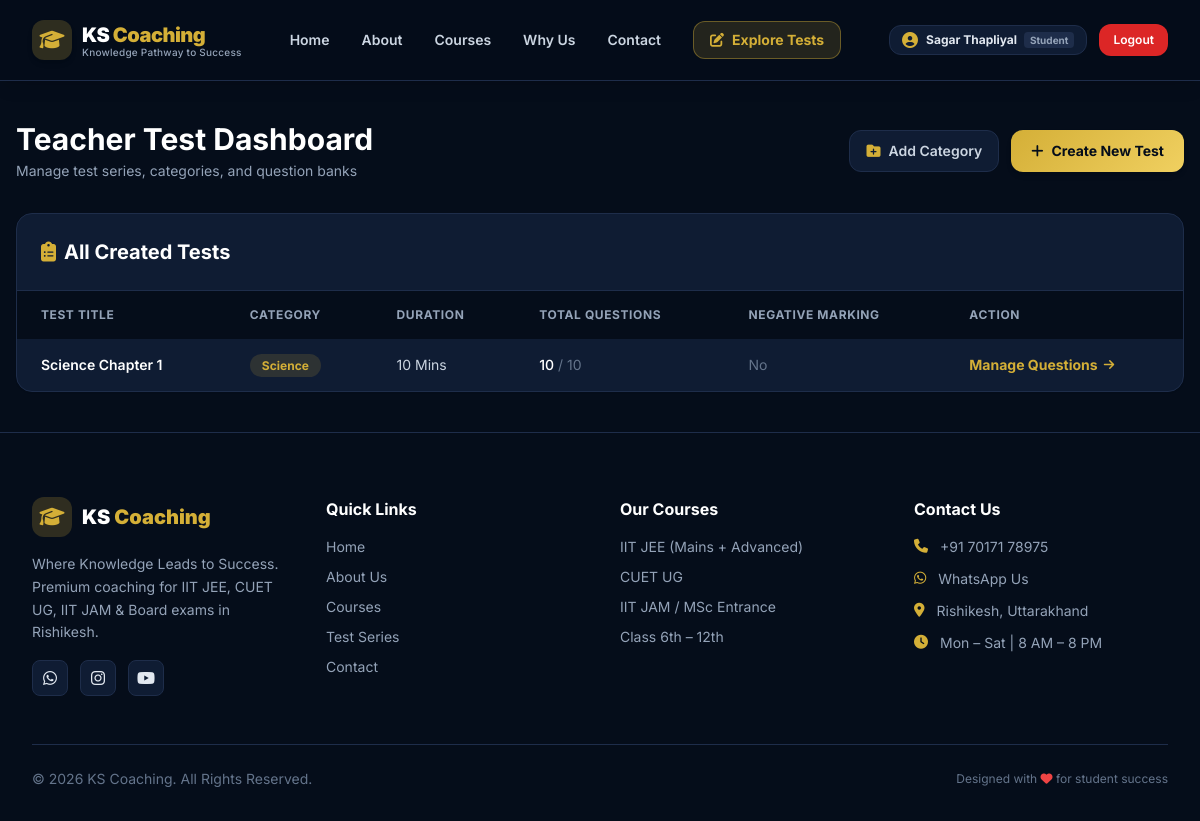
Screenshot of /testseries/dashboard/ (signed in) with the database file from the repository.
### accounts/models.py (models this page shows, shortened)
class User(AbstractUser):
    ROLE_CHOICES = (
        ('student', 'Student'),
        ('teacher', 'Teacher'),
    )
    full_name = models.CharField(max_length=150)
    phone_number = models.CharField(max_length=15, unique=True)
    role = models.CharField(max_length=10, choices=ROLE_CHOICES, default='student')
    class_level = models.CharField(max_length=50, blank=True, null=True)
    batch = models.CharField(max_length=100, blank=True, null=True)

### testseries/models.py (models this page shows, shortened)
class Test(models.Model):
    title = models.CharField(max_length=200)
    category = models.ForeignKey(Category, on_delete=models.CASCADE, related_name='tests')
    duration_minutes = models.PositiveIntegerField(help_text="Duration in minutes")
    total_marks = models.PositiveIntegerField(default=100)
    total_questions = models.PositiveIntegerField(default=10)
    has_negative_marking = models.BooleanField(default=False)
    negative_marks_per_question = models.FloatField(default=0.0, help_text="e.g. 0.25 or 1.0")
    created_by = models.ForeignKey(settings.AUTH_USER_MODEL, on_delete=models.CASCADE)
    created_at = models.DateTimeField(auto_now_add=True)

class Category(models.Model):
    name = models.CharField(max_length=100, unique=True)
    description = models.TextField(blank=True, null=True)
    class Meta:
        verbose_name_plural = "Categories"

### testseries/views.py (the view)
# urls.py: path('dashboard/', views.teacher_dashboard, name='teacher_dashboard'),
@login_required
def teacher_dashboard(request):
    tests = Test.objects.all().order_by('-created_at')
    categories = Category.objects.all()
    return render(request, 'testseries/teacher_dashboard.html', {'tests': tests, 'categories': categories})

### core/templates/testseries/teacher_dashboard.html (shortened to what this page needs)
{% extends 'core/base.html' %}
{% block content %}
<div class="max-w-7xl mx-auto px-4 py-10">
    <div class="flex flex-col md:flex-row justify-between items-start md:items-center mb-8 gap-4">
        <div>
            <h1 class="text-3xl font-bold text-white">Teacher Test Dashboard</h1>
            <p class="text-slate-400 text-sm mt-1">Manage test series, categories, and question banks</p>
        </div>
        <div class="flex flex-wrap gap-3">
            <a href="{% url 'create_category' %}"
               class="bg-ksCard hover:bg-white/5 border border-ksBorder text-slate-300 hover:text-white font-semibold px-4 py-2.5 rounded-xl text-sm transition flex items-center gap-2">
                <i class="fa-solid fa-folder-plus text-ksGold"></i> Add Category
            </a>
            <a href="{% url 'create_test' %}"
               class="gold-gradient hover:opacity-90 text-ksDark font-bold px-5 py-2.5 rounded-xl text-sm transition shadow-md flex items-center gap-2">
                <i class="fa-solid fa-plus"></i> Create New Test
            </a>
        </div>
    </div>
    <div class="bg-ksCard rounded-2xl border border-ksBorder shadow-sm overflow-hidden">
        <div class="p-6 border-b border-ksBorder">
            <h2 class="text-xl font-bold text-white flex items-center gap-2">
                <i class="fa-solid fa-clipboard-list text-ksGold"></i> All Created Tests
            </h2>
        </div>
        <div class="overflow-x-auto">
            <table class="w-full text-left border-collapse">
                <thead>
                    <tr class="bg-ksDark text-slate-400 text-xs uppercase font-semibold tracking-wider">
                        <th class="py-4 px-6">Test Title</th>
                        <th class="py-4 px-6">Category</th>
                        <th class="py-4 px-6">Duration</th>
                        <th class="py-4 px-6">Total Questions</th>
                        <th class="py-4 px-6">Negative Marking</th>
                        <th class="py-4 px-6">Action</th>
                    </tr>
                </thead>
                <tbody class="divide-y divide-ksBorder text-sm">
                    {% for test in tests %}
                    <tr class="hover:bg-white/5 transition">
                        <td class="py-4 px-6 font-semibold text-white">{{ test.title }}</td>
                        <td class="py-4 px-6">
                            <span class="bg-ksGold/15 text-ksGold px-3 py-1 rounded-full text-xs font-bold">
                                {{ test.category.name }}
                            </span>
                        </td>
                        <td class="py-4 px-6 text-slate-300">{{ test.duration_minutes }} Mins</td>
                        <td class="py-4 px-6 text-slate-300">
                            <span class="text-white font-medium">{{ test.questions.count }}</span>
                            <span class="text-slate-500">/ {{ test.total_questions }}</span>
                        </td>
                        <td class="py-4 px-6">
                            {% if test.has_negative_marking %}
                                <span class="text-red-400 font-semibold">Yes (-{{ test.negative_marks_per_question }})</span>
                            {% else %}
                                <span class="text-slate-500">No</span>
                            {% endif %}
                        </td>
                        <td class="py-4 px-6">
                            <a href="{% url 'manage_questions' test.id %}"
                               class="inline-flex items-center gap-1.5 text-ksGold font-bold hover:text-amber-400 transition">
                                Manage Questions <i class="fa-solid fa-arrow-right text-xs"></i>
                            </a>
                        </td>
                    </tr>
                    {% endfor %}
                </tbody>
            </table>
        </div>
    </div>
</div>
{% endblock %}

### core/templates/core/base.html (shortened to what this page needs)
{% load static %}
<!DOCTYPE html>
<html lang="en" class="scroll-smooth">
<head>
    <script src="https://cdn.tailwindcss.com"></script>
    <link rel="stylesheet" href="https://cdnjs.cloudflare.com/ajax/libs/font-awesome/6.5.1/css/all.min.css">
</head>
<body class="bg-ksDark text-slate-200 font-sans antialiased">
    <header class="sticky top-0 z-50 bg-ksDark/95 backdrop-blur-md border-b border-ksBorder shadow-lg">
        <nav class="max-w-7xl mx-auto px-4 sm:px-6 lg:px-8 h-20 flex items-center justify-between">
            <a href="{% url 'home' %}" class="flex items-center gap-2.5 group">
                <div class="w-10 h-10 rounded-xl bg-ksGold/20 flex items-center justify-center text-ksGold text-xl shadow-md group-hover:scale-105 transition">
                    <i class="fa-solid fa-graduation-cap"></i>
                </div>
                <div>
                    <span class="text-xl font-black text-white tracking-tight">KS <span class="text-ksGold">Coaching</span></span>
                    <p class="text-[10px] text-slate-400 -mt-1 font-medium tracking-wide">Knowledge Pathway to Success</p>
                </div>
            </a>
            <div class="hidden lg:flex items-center gap-8 font-semibold text-slate-300 text-sm">
                <a href="{% url 'home' %}" class="hover:text-ksGold transition">Home</a>
                <a href="#about" class="hover:text-ksGold transition">About</a>
                <a href="#courses" class="hover:text-ksGold transition">Courses</a>
                <a href="#why-us" class="hover:text-ksGold transition">Why Us</a>
                <a href="#contact" class="hover:text-ksGold transition">Contact</a>
                {% if user.is_authenticated %}
                    <a href="{% url 'student_test_list' %}" class="bg-ksGold/15 text-ksGold border border-ksGold/40 hover:bg-ksGold hover:text-ksDark px-4 py-2 rounded-xl transition flex items-center gap-2 text-sm font-bold">
                        <i class="fa-solid fa-pen-to-square"></i> Explore Tests
                    </a>
                {% else %}
                    <a href="{% url 'login' %}?next={% url 'student_test_list' %}" class="bg-ksGold/15 text-ksGold border border-ksGold/40 hover:bg-ksGold hover:text-ksDark px-4 py-2 rounded-xl transition flex items-center gap-2 text-sm font-bold">
                        <i class="fa-solid fa-pen-to-square"></i> Explore Tests
                    </a>
                {% endif %}
            </div>
            <div class="flex items-center gap-3">
                {% if user.is_authenticated %}
                    <div class="hidden md:flex items-center gap-2 bg-ksCard px-3 py-1.5 rounded-xl border border-ksBorder">
                        <i class="fa-solid fa-circle-user text-ksGold"></i>
                        <span class="text-xs font-bold text-slate-200">{{ user.full_name }}
                            <span class="ml-1 bg-ksBorder text-slate-400 px-1.5 py-0.5 rounded capitalize text-[10px]">{{ user.role }}</span>
                        </span>
                    </div>
                    <a href="{% url 'logout' %}" class="bg-red-600 hover:bg-red-700 text-white font-semibold px-3.5 py-2 rounded-xl text-xs shadow-sm">Logout</a>
                {% endif %}
            </div>
        </nav>
    </header>
    {% block content %}{% endblock %}
    <footer class="bg-ksDark border-t border-ksBorder pt-16 pb-8">
        <div class="max-w-7xl mx-auto px-4 sm:px-6 lg:px-8">
            <div class="grid grid-cols-1 md:grid-cols-2 lg:grid-cols-4 gap-10 mb-12">
                <div class="lg:col-span-1">
                    <div class="flex items-center gap-2.5 mb-4">
                        <div class="w-10 h-10 rounded-xl bg-ksGold/20 flex items-center justify-center text-ksGold text-xl">
                            <i class="fa-solid fa-graduation-cap"></i>
                        </div>
                        <span class="text-xl font-black text-white">KS <span class="text-ksGold">Coaching</span></span>
                    </div>
                    <p class="text-slate-400 text-sm leading-relaxed mb-4">
                        Where Knowledge Leads to Success. Premium coaching for IIT JEE, CUET UG, IIT JAM & Board exams in Rishikesh.
                    </p>
                    <div class="flex gap-3">
                        <a href="#" class="w-9 h-9 rounded-lg bg-ksCard hover:bg-ksGold hover:text-ksDark flex items-center justify-center transition border border-ksBorder"><i class="fa-brands fa-whatsapp"></i></a>
                        <a href="#" class="w-9 h-9 rounded-lg bg-ksCard hover:bg-ksGold hover:text-ksDark flex items-center justify-center transition border border-ksBorder"><i class="fa-brands fa-instagram"></i></a>
                        <a href="#" class="w-9 h-9 rounded-lg bg-ksCard hover:bg-ksGold hover:text-ksDark flex items-center justify-center transition border border-ksBorder"><i class="fa-brands fa-youtube"></i></a>
                    </div>
                </div>
                <div>
                    <h4 class="text-white font-bold mb-4">Quick Links</h4>
                    <ul class="space-y-2.5 text-sm text-slate-400">
                        <li><a href="{% url 'home' %}" class="hover:text-ksGold transition">Home</a></li>
                        <li><a href="#about" class="hover:text-ksGold transition">About Us</a></li>
                        <li><a href="#courses" class="hover:text-ksGold transition">Courses</a></li>
                        <li><a href="{% url 'student_test_list' %}" class="hover:text-ksGold transition">Test Series</a></li>
                        <li><a href="#contact" class="hover:text-ksGold transition">Contact</a></li>
                    </ul>
                </div>
                <div>
                    <h4 class="text-white font-bold mb-4">Our Courses</h4>
                    <ul class="space-y-2.5 text-sm text-slate-400">
                        <li><a href="#courses" class="hover:text-ksGold transition">IIT JEE (Mains + Advanced)</a></li>
                        <li><a href="#courses" class="hover:text-ksGold transition">CUET UG</a></li>
                        <li><a href="#courses" class="hover:text-ksGold transition">IIT JAM / MSc Entrance</a></li>
                        <li><a href="#courses" class="hover:text-ksGold transition">Class 6th – 12th</a></li>
                    </ul>
                </div>
                <div>
                    <h4 class="text-white font-bold mb-4">Contact Us</h4>
                    <ul class="space-y-3 text-sm text-slate-400">
                        <li class="flex items-start gap-3">
                            <i class="fa-solid fa-phone text-ksGold mt-0.5"></i>
                            <a href="tel:7017178975" class="hover:text-ksGold">+91 70171 78975</a>
                        </li>
                        <li class="flex items-start gap-3">
                            <i class="fa-brands fa-whatsapp text-ksGold mt-0.5"></i>
                            <a href="https://wa.me/917017178975" target="_blank" class="hover:text-ksGold">WhatsApp Us</a>
                        </li>
                        <li class="flex items-start gap-3">
                            <i class="fa-solid fa-location-dot text-ksGold mt-0.5"></i>
                            <span>Rishikesh, Uttarakhand</span>
                        </li>
                        <li class="flex items-start gap-3">
                            <i class="fa-solid fa-clock text-ksGold mt-0.5"></i>
                            <span>Mon – Sat | 8 AM – 8 PM</span>
                        </li>
                    </ul>
                </div>
            </div>
            <div class="border-t border-ksBorder pt-6 flex flex-col sm:flex-row justify-between items-center gap-4 text-sm text-slate-500">
                <p>© 2026 KS Coaching. All Rights Reserved.</p>
                <p class="text-xs">Designed with <i class="fa-solid fa-heart text-red-500"></i> for student success</p>
            </div>
        </div>
    </footer>
</body>
</html>

### core/templates/core/base.html (style rules this page uses)
.gold-gradient { background: linear-gradient(135deg, #d4af37, #f0d060); }

### rows the page displays
User: full_name "Sagar Thapliyal", role "Student"
Test: title "Science Chapter 1", category.name "Science", duration_minutes "10", questions.count "10", total_questions "10", has_negative_marking "No"
